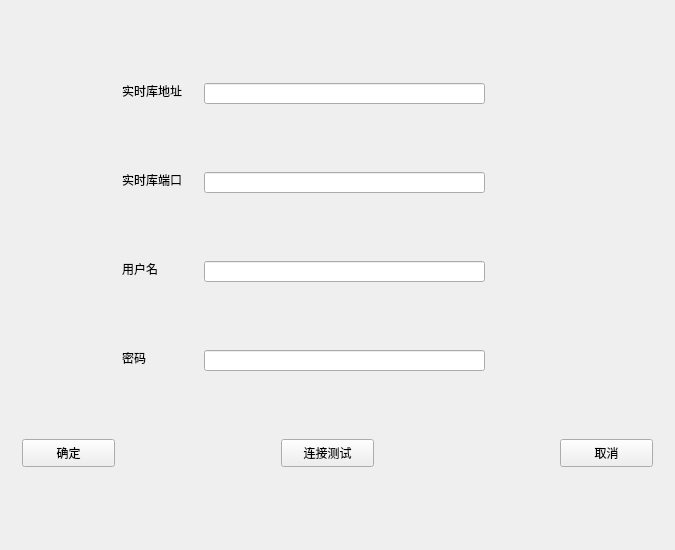
<?xml version="1.0" encoding="UTF-8"?>
<ui version="4.0">
 <class>TrendDBConfClass</class>
 <widget class="QWidget" name="TrendDBConfClass">
  <property name="geometry">
   <rect>
    <x>0</x>
    <y>0</y>
    <width>675</width>
    <height>550</height>
   </rect>
  </property>
  <property name="windowTitle">
   <string>实时库配置</string>
  </property>
  <property name="windowIcon">
   <iconset>
    <normaloff>myapp.ico</normaloff>myapp.ico</iconset>
  </property>
  <layout class="QGridLayout" name="gridLayout_2">
   <item row="0" column="0">
    <widget class="QWidget" name="widget" native="true">
     <widget class="QPushButton" name="pushButton_cancel">
      <property name="geometry">
       <rect>
        <x>549</x>
        <y>428</y>
        <width>93</width>
        <height>28</height>
       </rect>
      </property>
      <property name="text">
       <string>取消</string>
      </property>
     </widget>
     <widget class="QLabel" name="label_5">
      <property name="geometry">
       <rect>
        <x>111</x>
        <y>339</y>
        <width>30</width>
        <height>16</height>
       </rect>
      </property>
      <property name="text">
       <string>密码</string>
      </property>
     </widget>
     <widget class="QPushButton" name="pushButton_ok">
      <property name="geometry">
       <rect>
        <x>11</x>
        <y>428</y>
        <width>93</width>
        <height>28</height>
       </rect>
      </property>
      <property name="text">
       <string>确定</string>
      </property>
     </widget>
     <widget class="QLabel" name="label_2">
      <property name="geometry">
       <rect>
        <x>111</x>
        <y>161</y>
        <width>75</width>
        <height>16</height>
       </rect>
      </property>
      <property name="text">
       <string>实时库端口</string>
      </property>
     </widget>
     <widget class="QLabel" name="label_4">
      <property name="geometry">
       <rect>
        <x>111</x>
        <y>250</y>
        <width>45</width>
        <height>16</height>
       </rect>
      </property>
      <property name="text">
       <string>用户名</string>
      </property>
     </widget>
     <widget class="QLineEdit" name="lineEdit_usr">
      <property name="geometry">
       <rect>
        <x>193</x>
        <y>250</y>
        <width>281</width>
        <height>21</height>
       </rect>
      </property>
     </widget>
     <widget class="QLineEdit" name="lineEdit_addr">
      <property name="geometry">
       <rect>
        <x>193</x>
        <y>72</y>
        <width>281</width>
        <height>21</height>
       </rect>
      </property>
      <property name="maxLength">
       <number>20</number>
      </property>
     </widget>
     <widget class="QLineEdit" name="lineEdit_passw">
      <property name="geometry">
       <rect>
        <x>193</x>
        <y>339</y>
        <width>281</width>
        <height>21</height>
       </rect>
      </property>
     </widget>
     <widget class="QLineEdit" name="lineEdit_port">
      <property name="geometry">
       <rect>
        <x>193</x>
        <y>161</y>
        <width>281</width>
        <height>21</height>
       </rect>
      </property>
      <property name="frame">
       <bool>true</bool>
      </property>
      <property name="dragEnabled">
       <bool>false</bool>
      </property>
     </widget>
     <widget class="QLabel" name="label">
      <property name="geometry">
       <rect>
        <x>111</x>
        <y>72</y>
        <width>75</width>
        <height>16</height>
       </rect>
      </property>
      <property name="text">
       <string>实时库地址</string>
      </property>
     </widget>
     <widget class="QPushButton" name="pushButton_test">
      <property name="geometry">
       <rect>
        <x>270</x>
        <y>428</y>
        <width>93</width>
        <height>28</height>
       </rect>
      </property>
      <property name="sizePolicy">
       <sizepolicy hsizetype="Fixed" vsizetype="Fixed">
        <horstretch>0</horstretch>
        <verstretch>0</verstretch>
       </sizepolicy>
      </property>
      <property name="text">
       <string>连接测试</string>
      </property>
     </widget>
    </widget>
   </item>
  </layout>
 </widget>
 <layoutdefault spacing="6" margin="11"/>
 <resources/>
 <connections/>
</ui>
